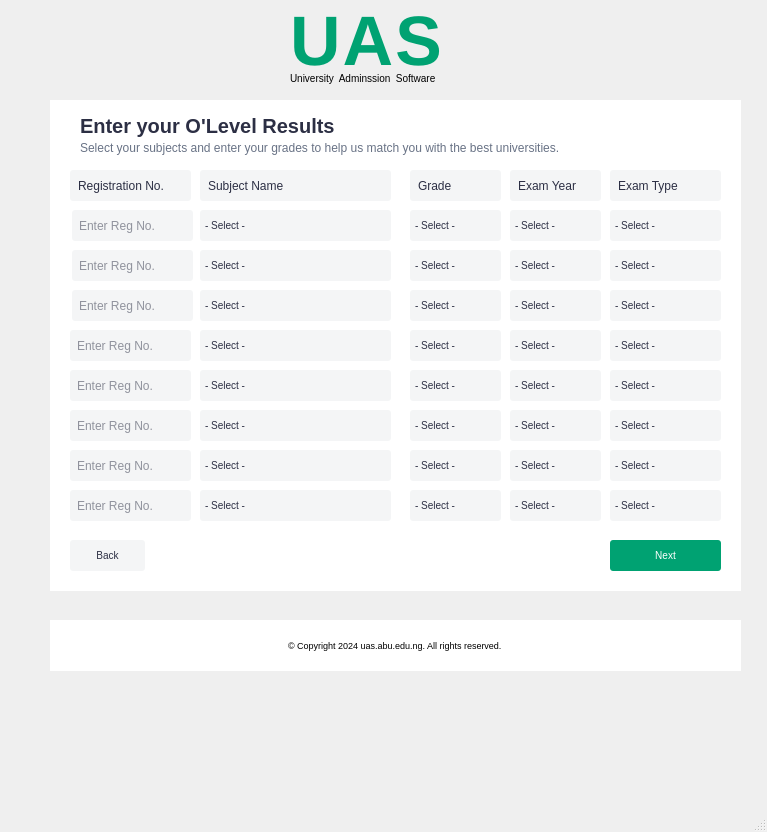
<?xml version="1.0" encoding="UTF-8"?>
<ui version="4.0">
 <class>OLevelResultWindow</class>
 <widget class="QMainWindow" name="OLevelResultWindow">
  <property name="geometry">
   <rect>
    <x>0</x>
    <y>0</y>
    <width>767</width>
    <height>832</height>
   </rect>
  </property>
  <property name="windowTitle">
   <string>MainWindow</string>
  </property>
  <property name="styleSheet">
   <string notr="true"/>
  </property>
  <widget class="QWidget" name="centralwidget">
   <widget class="QLabel" name="label">
    <property name="geometry">
     <rect>
      <x>290</x>
      <y>10</y>
      <width>151</width>
      <height>61</height>
     </rect>
    </property>
    <property name="styleSheet">
     <string notr="true">color:  #00A272;
font-size: 70px;
font-weight: bold; 
letter-spacing: 2px; 

</string>
    </property>
    <property name="text">
     <string>UAS</string>
    </property>
   </widget>
   <widget class="QLabel" name="label_2">
    <property name="geometry">
     <rect>
      <x>290</x>
      <y>70</y>
      <width>161</width>
      <height>16</height>
     </rect>
    </property>
    <property name="styleSheet">
     <string notr="true">font-size: 10px;</string>
    </property>
    <property name="text">
     <string>University  Adminssion  Software</string>
    </property>
   </widget>
   <widget class="QWidget" name="widget" native="true">
    <property name="geometry">
     <rect>
      <x>50</x>
      <y>100</y>
      <width>691</width>
      <height>491</height>
     </rect>
    </property>
    <property name="styleSheet">
     <string notr="true">background-color: white;</string>
    </property>
    <widget class="QLabel" name="label_8">
     <property name="geometry">
      <rect>
       <x>30</x>
       <y>10</y>
       <width>281</width>
       <height>31</height>
      </rect>
     </property>
     <property name="styleSheet">
      <string notr="true">font-weight: 600; 
color: #2C2F44;
font-size: 20px;</string>
     </property>
     <property name="text">
      <string>Enter your O'Level Results</string>
     </property>
    </widget>
    <widget class="QLabel" name="label_9">
     <property name="geometry">
      <rect>
       <x>30</x>
       <y>40</y>
       <width>541</width>
       <height>16</height>
      </rect>
     </property>
     <property name="styleSheet">
      <string notr="true">color: #687285;
</string>
     </property>
     <property name="text">
      <string>Select your subjects and enter your grades to help us match you with the best universities.</string>
     </property>
    </widget>
    <widget class="QLabel" name="label_10">
     <property name="geometry">
      <rect>
       <x>150</x>
       <y>70</y>
       <width>191</width>
       <height>31</height>
      </rect>
     </property>
     <property name="styleSheet">
      <string notr="true">background: #F4F5F6;
padding: 5px; 
border-radius: 3px;
color: #2C2F44;
font-weight: 400;
</string>
     </property>
     <property name="text">
      <string>Subject Name</string>
     </property>
    </widget>
    <widget class="QLabel" name="label_11">
     <property name="geometry">
      <rect>
       <x>360</x>
       <y>70</y>
       <width>91</width>
       <height>31</height>
      </rect>
     </property>
     <property name="styleSheet">
      <string notr="true">background: #F4F5F6;
padding: 5px; 
border-radius: 3px;
color: #2C2F44;
font-weight: 400;
</string>
     </property>
     <property name="text">
      <string>Grade</string>
     </property>
    </widget>
    <widget class="QLabel" name="label_12">
     <property name="geometry">
      <rect>
       <x>560</x>
       <y>70</y>
       <width>111</width>
       <height>31</height>
      </rect>
     </property>
     <property name="styleSheet">
      <string notr="true">background: #F4F5F6;
padding: 5px; 
border-radius: 3px;
color: #2C2F44;
font-weight: 400;
</string>
     </property>
     <property name="text">
      <string>Exam Type</string>
     </property>
    </widget>
    <widget class="QLabel" name="label_13">
     <property name="geometry">
      <rect>
       <x>460</x>
       <y>70</y>
       <width>91</width>
       <height>31</height>
      </rect>
     </property>
     <property name="styleSheet">
      <string notr="true">background: #F4F5F6;
padding: 5px; 
border-radius: 3px;
color: #2C2F44;
font-weight: 400;
</string>
     </property>
     <property name="text">
      <string>Exam Year</string>
     </property>
    </widget>
    <widget class="QComboBox" name="cmbSubject_1">
     <property name="geometry">
      <rect>
       <x>150</x>
       <y>110</y>
       <width>191</width>
       <height>31</height>
      </rect>
     </property>
     <property name="styleSheet">
      <string notr="true">#cmbSubject_1 {background: #F4F5F6;
	padding: 5px; 
	border-radius: 3px;
	color: #2C2F44;
	font-weight: 400;
	font-size: 10px;
	
	}
	
		
		#cmbSubject_1::drop-down {
			border: 0px;
		}
		
		#cmbSubject_1::down-arrow {
			image: url(:/icon/arrow-204-32.ico);
			width: 12px;
			height: 12px;
			margin-right:15px;
		}
		
		#cmbSubject_1:on {
			 border: 2px solid #18C474;
		 }
		
		QComboBox QListView {
			font-size: 12px;
			border:1px solid rgba(0,0,0,10%);
			padding:5px;
			background-color: #fff;
			outline: 0px;  
		}
		
		QComboBox QListView::item{
			padding-left:10px;
			background-color:#FFFFFF;
		}
		QComboBox QListView::item:hover{
		   background-color:#1e90ff;
		}
		QComboBox QListView::item:selected{
		   background-color:#1e90ff;
		}
	</string>
     </property>
     <item>
      <property name="text">
       <string>- Select - </string>
      </property>
     </item>
    </widget>
    <widget class="QComboBox" name="cmbSubject_2">
     <property name="geometry">
      <rect>
       <x>150</x>
       <y>150</y>
       <width>191</width>
       <height>31</height>
      </rect>
     </property>
     <property name="styleSheet">
      <string notr="true">#cmbSubject_2 {background: #F4F5F6;
	padding: 5px; 
	border-radius: 3px;
	color: #2C2F44;
	font-weight: 400;
	font-size: 10px;
	
	}
	
		
		#cmbSubject_2::drop-down {
			border: 0px;
		}
		
		#cmbSubject_2::down-arrow {
			image: url(:/icon/arrow-204-32.ico);
			width: 12px;
			height: 12px;
			margin-right:15px;
		}
		
		#cmbSubject_2:on {
			 border: 2px solid #18C474;
		 }
		
		QComboBox QListView {
			font-size: 12px;
			border:1px solid rgba(0,0,0,10%);
			padding:5px;
			background-color: #fff;
			outline: 0px;  
		}
		
		QComboBox QListView::item{
			padding-left:10px;
			background-color:#FFFFFF;
		}
		QComboBox QListView::item:hover{
		   background-color:#1e90ff;
		}
		QComboBox QListView::item:selected{
		   background-color:#1e90ff;
		}
	</string>
     </property>
     <item>
      <property name="text">
       <string>- Select - </string>
      </property>
     </item>
    </widget>
    <widget class="QComboBox" name="cmbSubject_3">
     <property name="geometry">
      <rect>
       <x>150</x>
       <y>190</y>
       <width>191</width>
       <height>31</height>
      </rect>
     </property>
     <property name="styleSheet">
      <string notr="true">#cmbSubject_3 {background: #F4F5F6;
	padding: 5px; 
	border-radius: 3px;
	color: #2C2F44;
	font-weight: 400;
	font-size: 10px;
	
	}
	
		
		#cmbSubject_3::drop-down {
			border: 0px;
		}
		
		#cmbSubject_3::down-arrow {
			image: url(:/icon/arrow-204-32.ico);
			width: 12px;
			height: 12px;
			margin-right:15px;
		}
		
		#cmbSubject_3:on {
			 border: 2px solid #18C474;
		 }
		
		QComboBox QListView {
			font-size: 12px;
			border:1px solid rgba(0,0,0,10%);
			padding:5px;
			background-color: #fff;
			outline: 0px;  
		}
		
		QComboBox QListView::item{
			padding-left:10px;
			background-color:#FFFFFF;
		}
		QComboBox QListView::item:hover{
		   background-color:#1e90ff;
		}
		QComboBox QListView::item:selected{
		   background-color:#1e90ff;
		}
	</string>
     </property>
     <item>
      <property name="text">
       <string>- Select - </string>
      </property>
     </item>
    </widget>
    <widget class="QComboBox" name="cmbSubject_4">
     <property name="geometry">
      <rect>
       <x>150</x>
       <y>230</y>
       <width>191</width>
       <height>31</height>
      </rect>
     </property>
     <property name="styleSheet">
      <string notr="true">#cmbSubject_4 {background: #F4F5F6;
	padding: 5px; 
	border-radius: 3px;
	color: #2C2F44;
	font-weight: 400;
	font-size: 10px;
	
	}
	
		
		#cmbSubject_4::drop-down {
			border: 0px;
		}
		
		#cmbSubject_4::down-arrow {
			image: url(:/icon/arrow-204-32.ico);
			width: 12px;
			height: 12px;
			margin-right:15px;
		}
		
		#cmbSubject_4:on {
			 border: 2px solid #18C474;
		 }
		
		QComboBox QListView {
			font-size: 12px;
			border:1px solid rgba(0,0,0,10%);
			padding:5px;
			background-color: #fff;
			outline: 0px;  
		}
		
		QComboBox QListView::item{
			padding-left:10px;
			background-color:#FFFFFF;
		}
		QComboBox QListView::item:hover{
		   background-color:#1e90ff;
		}
		QComboBox QListView::item:selected{
		   background-color:#1e90ff;
		}
	</string>
     </property>
     <item>
      <property name="text">
       <string>- Select - </string>
      </property>
     </item>
    </widget>
    <widget class="QComboBox" name="cmbSubject_5">
     <property name="geometry">
      <rect>
       <x>150</x>
       <y>270</y>
       <width>191</width>
       <height>31</height>
      </rect>
     </property>
     <property name="styleSheet">
      <string notr="true">#cmbSubject_5 {background: #F4F5F6;
	padding: 5px; 
	border-radius: 3px;
	color: #2C2F44;
	font-weight: 400;
	font-size: 10px;
	
	}
	
		
		#cmbSubject_5::drop-down {
			border: 0px;
		}
		
		#cmbSubject_5::down-arrow {
			image: url(:/icon/arrow-204-32.ico);
			width: 12px;
			height: 12px;
			margin-right:15px;
		}
		
		#cmbSubject_5:on {
			 border: 2px solid #18C474;
		 }
		
		QComboBox QListView {
			font-size: 12px;
			border:1px solid rgba(0,0,0,10%);
			padding:5px;
			background-color: #fff;
			outline: 0px;  
		}
		
		QComboBox QListView::item{
			padding-left:10px;
			background-color:#FFFFFF;
		}
		QComboBox QListView::item:hover{
		   background-color:#1e90ff;
		}
		QComboBox QListView::item:selected{
		   background-color:#1e90ff;
		}
	</string>
     </property>
     <item>
      <property name="text">
       <string>- Select - </string>
      </property>
     </item>
    </widget>
    <widget class="QComboBox" name="cmbSubject_6">
     <property name="geometry">
      <rect>
       <x>150</x>
       <y>310</y>
       <width>191</width>
       <height>31</height>
      </rect>
     </property>
     <property name="styleSheet">
      <string notr="true">#cmbSubject_6 {background: #F4F5F6;
	padding: 5px; 
	border-radius: 3px;
	color: #2C2F44;
	font-weight: 400;
	font-size: 10px;
	
	}
	
		
		#cmbSubject_6::drop-down {
			border: 0px;
		}
		
		#cmbSubject_6::down-arrow {
			image: url(:/icon/arrow-204-32.ico);
			width: 12px;
			height: 12px;
			margin-right:15px;
		}
		
		#cmbSubject_6:on {
			 border: 2px solid #18C474;
		 }
		
		QComboBox QListView {
			font-size: 12px;
			border:1px solid rgba(0,0,0,10%);
			padding:5px;
			background-color: #fff;
			outline: 0px;  
		}
		
		QComboBox QListView::item{
			padding-left:10px;
			background-color:#FFFFFF;
		}
		QComboBox QListView::item:hover{
		   background-color:#1e90ff;
		}
		QComboBox QListView::item:selected{
		   background-color:#1e90ff;
		}
	</string>
     </property>
     <item>
      <property name="text">
       <string>- Select - </string>
      </property>
     </item>
    </widget>
    <widget class="QComboBox" name="cmbSubject_7">
     <property name="geometry">
      <rect>
       <x>150</x>
       <y>350</y>
       <width>191</width>
       <height>31</height>
      </rect>
     </property>
     <property name="styleSheet">
      <string notr="true">#cmbSubject_7 {background: #F4F5F6;
	padding: 5px; 
	border-radius: 3px;
	color: #2C2F44;
	font-weight: 400;
	font-size: 10px;
	
	}
	
		
		#cmbSubject_7::drop-down {
			border: 0px;
		}
		
		#cmbSubject_7::down-arrow {
			image: url(:/icon/arrow-204-32.ico);
			width: 12px;
			height: 12px;
			margin-right:15px;
		}
		
		#cmbSubject_7:on {
			 border: 2px solid #18C474;
		 }
		
		QComboBox QListView {
			font-size: 12px;
			border:1px solid rgba(0,0,0,10%);
			padding:5px;
			background-color: #fff;
			outline: 0px;  
		}
		
		QComboBox QListView::item{
			padding-left:10px;
			background-color:#FFFFFF;
		}
		QComboBox QListView::item:hover{
		   background-color:#1e90ff;
		}
		QComboBox QListView::item:selected{
		   background-color:#1e90ff;
		}
	</string>
     </property>
     <item>
      <property name="text">
       <string>- Select - </string>
      </property>
     </item>
    </widget>
    <widget class="QComboBox" name="cmbSubject_8">
     <property name="geometry">
      <rect>
       <x>150</x>
       <y>390</y>
       <width>191</width>
       <height>31</height>
      </rect>
     </property>
     <property name="styleSheet">
      <string notr="true">#cmbSubject_8 {background: #F4F5F6;
	padding: 5px; 
	border-radius: 3px;
	color: #2C2F44;
	font-weight: 400;
	font-size: 10px;
	
	}
	
		
		#cmbSubject_8::drop-down {
			border: 0px;
		}
		
		#cmbSubject_8::down-arrow {
			image: url(:/icon/arrow-204-32.ico);
			width: 12px;
			height: 12px;
			margin-right:15px;
		}
		
		#cmbSubject_8:on {
			 border: 2px solid #18C474;
		 }
		
		QComboBox QListView {
			font-size: 12px;
			border:1px solid rgba(0,0,0,10%);
			padding:5px;
			background-color: #fff;
			outline: 0px;  
		}
		
		QComboBox QListView::item{
			padding-left:10px;
			background-color:#FFFFFF;
		}
		QComboBox QListView::item:hover{
		   background-color:#1e90ff;
		}
		QComboBox QListView::item:selected{
		   background-color:#1e90ff;
		}
	</string>
     </property>
     <item>
      <property name="text">
       <string>- Select - </string>
      </property>
     </item>
    </widget>
    <widget class="QComboBox" name="grade_1">
     <property name="geometry">
      <rect>
       <x>360</x>
       <y>110</y>
       <width>91</width>
       <height>31</height>
      </rect>
     </property>
     <property name="styleSheet">
      <string notr="true">	QComboBox {background: #F4F5F6;
padding: 5px; 
border-radius: 3px;
color: #2C2F44;
font-weight: 400;
font-size: 10px;

}

	
	QComboBox::drop-down {
		border: 0px;
	}
	
	QComboBox::down-arrow {
		image: url(:/icon/arrow-204-32.ico);
		width: 12px;
		height: 12px;
		margin-right:15px;
	}
	
	QComboBox:on {
		 border: 2px solid #18C474;
	 }
	
	QComboBox QListView {
		font-size: 12px;
		border:1px solid rgba(0,0,0,10%);
		padding:5px;
		background-color: #fff;
		outline: 0px;  
	}
	
	QComboBox QListView::item{
		padding-left:10px;
		background-color:#FFFFFF;
	}
	QComboBox QListView::item:hover{
	   background-color:#1e90ff;
	}
	QComboBox QListView::item:selected{
	   background-color:#1e90ff;
	}
</string>
     </property>
     <item>
      <property name="text">
       <string>- Select - </string>
      </property>
     </item>
    </widget>
    <widget class="QComboBox" name="grade_2">
     <property name="geometry">
      <rect>
       <x>360</x>
       <y>150</y>
       <width>91</width>
       <height>31</height>
      </rect>
     </property>
     <property name="styleSheet">
      <string notr="true">	QComboBox {background: #F4F5F6;
padding: 5px; 
border-radius: 3px;
color: #2C2F44;
font-weight: 400;
font-size: 10px;

}

	
	QComboBox::drop-down {
		border: 0px;
	}
	
	QComboBox::down-arrow {
		image: url(:/icon/arrow-204-32.ico);
		width: 12px;
		height: 12px;
		margin-right:15px;
	}
	
	QComboBox:on {
		 border: 2px solid #18C474;
	 }
	
	QComboBox QListView {
		font-size: 12px;
		border:1px solid rgba(0,0,0,10%);
		padding:5px;
		background-color: #fff;
		outline: 0px;  
	}
	
	QComboBox QListView::item{
		padding-left:10px;
		background-color:#FFFFFF;
	}
	QComboBox QListView::item:hover{
	   background-color:#1e90ff;
	}
	QComboBox QListView::item:selected{
	   background-color:#1e90ff;
	}
</string>
     </property>
     <item>
      <property name="text">
       <string>- Select - </string>
      </property>
     </item>
    </widget>
    <widget class="QComboBox" name="grade_3">
     <property name="geometry">
      <rect>
       <x>360</x>
       <y>190</y>
       <width>91</width>
       <height>31</height>
      </rect>
     </property>
     <property name="styleSheet">
      <string notr="true">	QComboBox {background: #F4F5F6;
padding: 5px; 
border-radius: 3px;
color: #2C2F44;
font-weight: 400;
font-size: 10px;

}

	
	QComboBox::drop-down {
		border: 0px;
	}
	
	QComboBox::down-arrow {
		image: url(:/icon/arrow-204-32.ico);
		width: 12px;
		height: 12px;
		margin-right:15px;
	}
	
	QComboBox:on {
		 border: 2px solid #18C474;
	 }
	
	QComboBox QListView {
		font-size: 12px;
		border:1px solid rgba(0,0,0,10%);
		padding:5px;
		background-color: #fff;
		outline: 0px;  
	}
	
	QComboBox QListView::item{
		padding-left:10px;
		background-color:#FFFFFF;
	}
	QComboBox QListView::item:hover{
	   background-color:#1e90ff;
	}
	QComboBox QListView::item:selected{
	   background-color:#1e90ff;
	}
</string>
     </property>
     <item>
      <property name="text">
       <string>- Select - </string>
      </property>
     </item>
    </widget>
    <widget class="QComboBox" name="grade_4">
     <property name="geometry">
      <rect>
       <x>360</x>
       <y>230</y>
       <width>91</width>
       <height>31</height>
      </rect>
     </property>
     <property name="styleSheet">
      <string notr="true">	QComboBox {background: #F4F5F6;
padding: 5px; 
border-radius: 3px;
color: #2C2F44;
font-weight: 400;
font-size: 10px;

}

	
	QComboBox::drop-down {
		border: 0px;
	}
	
	QComboBox::down-arrow {
		image: url(:/icon/arrow-204-32.ico);
		width: 12px;
		height: 12px;
		margin-right:15px;
	}
	
	QComboBox:on {
		 border: 2px solid #18C474;
	 }
	
	QComboBox QListView {
		font-size: 12px;
		border:1px solid rgba(0,0,0,10%);
		padding:5px;
		background-color: #fff;
		outline: 0px;  
	}
	
	QComboBox QListView::item{
		padding-left:10px;
		background-color:#FFFFFF;
	}
	QComboBox QListView::item:hover{
	   background-color:#1e90ff;
	}
	QComboBox QListView::item:selected{
	   background-color:#1e90ff;
	}
</string>
     </property>
     <item>
      <property name="text">
       <string>- Select - </string>
      </property>
     </item>
    </widget>
    <widget class="QComboBox" name="grade_5">
     <property name="geometry">
      <rect>
       <x>360</x>
       <y>270</y>
       <width>91</width>
       <height>31</height>
      </rect>
     </property>
     <property name="styleSheet">
      <string notr="true">	QComboBox {background: #F4F5F6;
padding: 5px; 
border-radius: 3px;
color: #2C2F44;
font-weight: 400;
font-size: 10px;

}

	
	QComboBox::drop-down {
		border: 0px;
	}
	
	QComboBox::down-arrow {
		image: url(:/icon/arrow-204-32.ico);
		width: 12px;
		height: 12px;
		margin-right:15px;
	}
	
	QComboBox:on {
		 border: 2px solid #18C474;
	 }
	
	QComboBox QListView {
		font-size: 12px;
		border:1px solid rgba(0,0,0,10%);
		padding:5px;
		background-color: #fff;
		outline: 0px;  
	}
	
	QComboBox QListView::item{
		padding-left:10px;
		background-color:#FFFFFF;
	}
	QComboBox QListView::item:hover{
	   background-color:#1e90ff;
	}
	QComboBox QListView::item:selected{
	   background-color:#1e90ff;
	}
</string>
     </property>
     <item>
      <property name="text">
       <string>- Select - </string>
      </property>
     </item>
    </widget>
    <widget class="QComboBox" name="grade_6">
     <property name="geometry">
      <rect>
       <x>360</x>
       <y>310</y>
       <width>91</width>
       <height>31</height>
      </rect>
     </property>
     <property name="styleSheet">
      <string notr="true">	QComboBox {background: #F4F5F6;
padding: 5px; 
border-radius: 3px;
color: #2C2F44;
font-weight: 400;
font-size: 10px;

}

	
	QComboBox::drop-down {
		border: 0px;
	}
	
	QComboBox::down-arrow {
		image: url(:/icon/arrow-204-32.ico);
		width: 12px;
		height: 12px;
		margin-right:15px;
	}
	
	QComboBox:on {
		 border: 2px solid #18C474;
	 }
	
	QComboBox QListView {
		font-size: 12px;
		border:1px solid rgba(0,0,0,10%);
		padding:5px;
		background-color: #fff;
		outline: 0px;  
	}
	
	QComboBox QListView::item{
		padding-left:10px;
		background-color:#FFFFFF;
	}
	QComboBox QListView::item:hover{
	   background-color:#1e90ff;
	}
	QComboBox QListView::item:selected{
	   background-color:#1e90ff;
	}
</string>
     </property>
     <item>
      <property name="text">
       <string>- Select - </string>
      </property>
     </item>
    </widget>
    <widget class="QComboBox" name="grade_7">
     <property name="geometry">
      <rect>
       <x>360</x>
       <y>350</y>
       <width>91</width>
       <height>31</height>
      </rect>
     </property>
     <property name="styleSheet">
      <string notr="true">	QComboBox {background: #F4F5F6;
padding: 5px; 
border-radius: 3px;
color: #2C2F44;
font-weight: 400;
font-size: 10px;

}

	
	QComboBox::drop-down {
		border: 0px;
	}
	
	QComboBox::down-arrow {
		image: url(:/icon/arrow-204-32.ico);
		width: 12px;
		height: 12px;
		margin-right:15px;
	}
	
	QComboBox:on {
		 border: 2px solid #18C474;
	 }
	
	QComboBox QListView {
		font-size: 12px;
		border:1px solid rgba(0,0,0,10%);
		padding:5px;
		background-color: #fff;
		outline: 0px;  
	}
	
	QComboBox QListView::item{
		padding-left:10px;
		background-color:#FFFFFF;
	}
	QComboBox QListView::item:hover{
	   background-color:#1e90ff;
	}
	QComboBox QListView::item:selected{
	   background-color:#1e90ff;
	}
</string>
     </property>
     <item>
      <property name="text">
       <string>- Select - </string>
      </property>
     </item>
    </widget>
    <widget class="QComboBox" name="grade_8">
     <property name="geometry">
      <rect>
       <x>360</x>
       <y>390</y>
       <width>91</width>
       <height>31</height>
      </rect>
     </property>
     <property name="styleSheet">
      <string notr="true">	QComboBox {background: #F4F5F6;
padding: 5px; 
border-radius: 3px;
color: #2C2F44;
font-weight: 400;
font-size: 10px;

}

	
	QComboBox::drop-down {
		border: 0px;
	}
	
	QComboBox::down-arrow {
		image: url(:/icon/arrow-204-32.ico);
		width: 12px;
		height: 12px;
		margin-right:15px;
	}
	
	QComboBox:on {
		 border: 2px solid #18C474;
	 }
	
	QComboBox QListView {
		font-size: 12px;
		border:1px solid rgba(0,0,0,10%);
		padding:5px;
		background-color: #fff;
		outline: 0px;  
	}
	
	QComboBox QListView::item{
		padding-left:10px;
		background-color:#FFFFFF;
	}
	QComboBox QListView::item:hover{
	   background-color:#1e90ff;
	}
	QComboBox QListView::item:selected{
	   background-color:#1e90ff;
	}
</string>
     </property>
     <item>
      <property name="text">
       <string>- Select - </string>
      </property>
     </item>
    </widget>
    <widget class="QComboBox" name="year_7">
     <property name="geometry">
      <rect>
       <x>460</x>
       <y>350</y>
       <width>91</width>
       <height>31</height>
      </rect>
     </property>
     <property name="styleSheet">
      <string notr="true">	QComboBox {background: #F4F5F6;
padding: 5px; 
border-radius: 3px;
color: #2C2F44;
font-weight: 400;
font-size: 10px;

}

	
	QComboBox::drop-down {
		border: 0px;
	}
	
	QComboBox::down-arrow {
		image: url(:/icon/arrow-204-32.ico);
		width: 12px;
		height: 12px;
		margin-right:15px;
	}
	
	QComboBox:on {
		 border: 2px solid #18C474;
	 }
	
	QComboBox QListView {
		font-size: 12px;
		border:1px solid rgba(0,0,0,10%);
		padding:5px;
		background-color: #fff;
		outline: 0px;  
	}
	
	QComboBox QListView::item{
		padding-left:10px;
		background-color:#FFFFFF;
	}
	QComboBox QListView::item:hover{
	   background-color:#1e90ff;
	}
	QComboBox QListView::item:selected{
	   background-color:#1e90ff;
	}
</string>
     </property>
     <item>
      <property name="text">
       <string>- Select - </string>
      </property>
     </item>
    </widget>
    <widget class="QComboBox" name="year_2">
     <property name="geometry">
      <rect>
       <x>460</x>
       <y>150</y>
       <width>91</width>
       <height>31</height>
      </rect>
     </property>
     <property name="styleSheet">
      <string notr="true">	QComboBox {background: #F4F5F6;
padding: 5px; 
border-radius: 3px;
color: #2C2F44;
font-weight: 400;
font-size: 10px;

}

	
	QComboBox::drop-down {
		border: 0px;
	}
	
	QComboBox::down-arrow {
		image: url(:/icon/arrow-204-32.ico);
		width: 12px;
		height: 12px;
		margin-right:15px;
	}
	
	QComboBox:on {
		 border: 2px solid #18C474;
	 }
	
	QComboBox QListView {
		font-size: 12px;
		border:1px solid rgba(0,0,0,10%);
		padding:5px;
		background-color: #fff;
		outline: 0px;  
	}
	
	QComboBox QListView::item{
		padding-left:10px;
		background-color:#FFFFFF;
	}
	QComboBox QListView::item:hover{
	   background-color:#1e90ff;
	}
	QComboBox QListView::item:selected{
	   background-color:#1e90ff;
	}
</string>
     </property>
     <item>
      <property name="text">
       <string>- Select - </string>
      </property>
     </item>
    </widget>
    <widget class="QComboBox" name="year_3">
     <property name="geometry">
      <rect>
       <x>460</x>
       <y>190</y>
       <width>91</width>
       <height>31</height>
      </rect>
     </property>
     <property name="styleSheet">
      <string notr="true">	QComboBox {background: #F4F5F6;
padding: 5px; 
border-radius: 3px;
color: #2C2F44;
font-weight: 400;
font-size: 10px;

}

	
	QComboBox::drop-down {
		border: 0px;
	}
	
	QComboBox::down-arrow {
		image: url(:/icon/arrow-204-32.ico);
		width: 12px;
		height: 12px;
		margin-right:15px;
	}
	
	QComboBox:on {
		 border: 2px solid #18C474;
	 }
	
	QComboBox QListView {
		font-size: 12px;
		border:1px solid rgba(0,0,0,10%);
		padding:5px;
		background-color: #fff;
		outline: 0px;  
	}
	
	QComboBox QListView::item{
		padding-left:10px;
		background-color:#FFFFFF;
	}
	QComboBox QListView::item:hover{
	   background-color:#1e90ff;
	}
	QComboBox QListView::item:selected{
	   background-color:#1e90ff;
	}
</string>
     </property>
     <item>
      <property name="text">
       <string>- Select - </string>
      </property>
     </item>
    </widget>
    <widget class="QComboBox" name="year_4">
     <property name="geometry">
      <rect>
       <x>460</x>
       <y>230</y>
       <width>91</width>
       <height>31</height>
      </rect>
     </property>
     <property name="styleSheet">
      <string notr="true">	QComboBox {background: #F4F5F6;
padding: 5px; 
border-radius: 3px;
color: #2C2F44;
font-weight: 400;
font-size: 10px;

}

	
	QComboBox::drop-down {
		border: 0px;
	}
	
	QComboBox::down-arrow {
		image: url(:/icon/arrow-204-32.ico);
		width: 12px;
		height: 12px;
		margin-right:15px;
	}
	
	QComboBox:on {
		 border: 2px solid #18C474;
	 }
	
	QComboBox QListView {
		font-size: 12px;
		border:1px solid rgba(0,0,0,10%);
		padding:5px;
		background-color: #fff;
		outline: 0px;  
	}
	
	QComboBox QListView::item{
		padding-left:10px;
		background-color:#FFFFFF;
	}
	QComboBox QListView::item:hover{
	   background-color:#1e90ff;
	}
	QComboBox QListView::item:selected{
	   background-color:#1e90ff;
	}
</string>
     </property>
     <item>
      <property name="text">
       <string>- Select - </string>
      </property>
     </item>
    </widget>
    <widget class="QComboBox" name="year_1">
     <property name="geometry">
      <rect>
       <x>460</x>
       <y>110</y>
       <width>91</width>
       <height>31</height>
      </rect>
     </property>
     <property name="styleSheet">
      <string notr="true">	QComboBox {background: #F4F5F6;
padding: 5px; 
border-radius: 3px;
color: #2C2F44;
font-weight: 400;
font-size: 10px;

}

	
	QComboBox::drop-down {
		border: 0px;
	}
	
	QComboBox::down-arrow {
		image: url(:/icon/arrow-204-32.ico);
		width: 12px;
		height: 12px;
		margin-right:15px;
	}
	
	QComboBox:on {
		 border: 2px solid #18C474;
	 }
	
	QComboBox QListView {
		font-size: 12px;
		border:1px solid rgba(0,0,0,10%);
		padding:5px;
		background-color: #fff;
		outline: 0px;  
	}
	
	QComboBox QListView::item{
		padding-left:10px;
		background-color:#FFFFFF;
	}
	QComboBox QListView::item:hover{
	   background-color:#1e90ff;
	}
	QComboBox QListView::item:selected{
	   background-color:#1e90ff;
	}
</string>
     </property>
     <item>
      <property name="text">
       <string>- Select - </string>
      </property>
     </item>
    </widget>
    <widget class="QComboBox" name="year_6">
     <property name="geometry">
      <rect>
       <x>460</x>
       <y>310</y>
       <width>91</width>
       <height>31</height>
      </rect>
     </property>
     <property name="styleSheet">
      <string notr="true">	QComboBox {background: #F4F5F6;
padding: 5px; 
border-radius: 3px;
color: #2C2F44;
font-weight: 400;
font-size: 10px;

}

	
	QComboBox::drop-down {
		border: 0px;
	}
	
	QComboBox::down-arrow {
		image: url(:/icon/arrow-204-32.ico);
		width: 12px;
		height: 12px;
		margin-right:15px;
	}
	
	QComboBox:on {
		 border: 2px solid #18C474;
	 }
	
	QComboBox QListView {
		font-size: 12px;
		border:1px solid rgba(0,0,0,10%);
		padding:5px;
		background-color: #fff;
		outline: 0px;  
	}
	
	QComboBox QListView::item{
		padding-left:10px;
		background-color:#FFFFFF;
	}
	QComboBox QListView::item:hover{
	   background-color:#1e90ff;
	}
	QComboBox QListView::item:selected{
	   background-color:#1e90ff;
	}
</string>
     </property>
     <item>
      <property name="text">
       <string>- Select - </string>
      </property>
     </item>
    </widget>
    <widget class="QComboBox" name="year_5">
     <property name="geometry">
      <rect>
       <x>460</x>
       <y>270</y>
       <width>91</width>
       <height>31</height>
      </rect>
     </property>
     <property name="styleSheet">
      <string notr="true">	QComboBox {background: #F4F5F6;
padding: 5px; 
border-radius: 3px;
color: #2C2F44;
font-weight: 400;
font-size: 10px;

}

	
	QComboBox::drop-down {
		border: 0px;
	}
	
	QComboBox::down-arrow {
		image: url(:/icon/arrow-204-32.ico);
		width: 12px;
		height: 12px;
		margin-right:15px;
	}
	
	QComboBox:on {
		 border: 2px solid #18C474;
	 }
	
	QComboBox QListView {
		font-size: 12px;
		border:1px solid rgba(0,0,0,10%);
		padding:5px;
		background-color: #fff;
		outline: 0px;  
	}
	
	QComboBox QListView::item{
		padding-left:10px;
		background-color:#FFFFFF;
	}
	QComboBox QListView::item:hover{
	   background-color:#1e90ff;
	}
	QComboBox QListView::item:selected{
	   background-color:#1e90ff;
	}
</string>
     </property>
     <item>
      <property name="text">
       <string>- Select - </string>
      </property>
     </item>
    </widget>
    <widget class="QComboBox" name="year_8">
     <property name="geometry">
      <rect>
       <x>460</x>
       <y>390</y>
       <width>91</width>
       <height>31</height>
      </rect>
     </property>
     <property name="styleSheet">
      <string notr="true">	QComboBox {background: #F4F5F6;
padding: 5px; 
border-radius: 3px;
color: #2C2F44;
font-weight: 400;
font-size: 10px;

}

	
	QComboBox::drop-down {
		border: 0px;
	}
	
	QComboBox::down-arrow {
		image: url(:/icon/arrow-204-32.ico);
		width: 12px;
		height: 12px;
		margin-right:15px;
	}
	
	QComboBox:on {
		 border: 2px solid #18C474;
	 }
	
	QComboBox QListView {
		font-size: 12px;
		border:1px solid rgba(0,0,0,10%);
		padding:5px;
		background-color: #fff;
		outline: 0px;  
	}
	
	QComboBox QListView::item{
		padding-left:10px;
		background-color:#FFFFFF;
	}
	QComboBox QListView::item:hover{
	   background-color:#1e90ff;
	}
	QComboBox QListView::item:selected{
	   background-color:#1e90ff;
	}
</string>
     </property>
     <item>
      <property name="text">
       <string>- Select - </string>
      </property>
     </item>
    </widget>
    <widget class="QComboBox" name="cmbExam_7">
     <property name="geometry">
      <rect>
       <x>560</x>
       <y>350</y>
       <width>111</width>
       <height>31</height>
      </rect>
     </property>
     <property name="styleSheet">
      <string notr="true">	QComboBox {background: #F4F5F6;
padding: 5px; 
border-radius: 3px;
color: #2C2F44;
font-weight: 400;
font-size: 10px;

}

	
	QComboBox::drop-down {
		border: 0px;
	}
	
	QComboBox::down-arrow {
		image: url(:/icon/arrow-204-32.ico);
		width: 12px;
		height: 12px;
		margin-right:15px;
	}
	
	QComboBox:on {
		 border: 2px solid #18C474;
	 }
	
	QComboBox QListView {
		font-size: 12px;
		border:1px solid rgba(0,0,0,10%);
		padding:5px;
		background-color: #fff;
		outline: 0px;  
	}
	
	QComboBox QListView::item{
		padding-left:10px;
		background-color:#FFFFFF;
	}
	QComboBox QListView::item:hover{
	   background-color:#1e90ff;
	}
	QComboBox QListView::item:selected{
	   background-color:#1e90ff;
	}
</string>
     </property>
     <item>
      <property name="text">
       <string>- Select - </string>
      </property>
     </item>
    </widget>
    <widget class="QComboBox" name="cmbExam_2">
     <property name="geometry">
      <rect>
       <x>560</x>
       <y>150</y>
       <width>111</width>
       <height>31</height>
      </rect>
     </property>
     <property name="styleSheet">
      <string notr="true">	QComboBox {background: #F4F5F6;
padding: 5px; 
border-radius: 3px;
color: #2C2F44;
font-weight: 400;
font-size: 10px;

}

	
	QComboBox::drop-down {
		border: 0px;
	}
	
	QComboBox::down-arrow {
		image: url(:/icon/arrow-204-32.ico);
		width: 12px;
		height: 12px;
		margin-right:15px;
	}
	
	QComboBox:on {
		 border: 2px solid #18C474;
	 }
	
	QComboBox QListView {
		font-size: 12px;
		border:1px solid rgba(0,0,0,10%);
		padding:5px;
		background-color: #fff;
		outline: 0px;  
	}
	
	QComboBox QListView::item{
		padding-left:10px;
		background-color:#FFFFFF;
	}
	QComboBox QListView::item:hover{
	   background-color:#1e90ff;
	}
	QComboBox QListView::item:selected{
	   background-color:#1e90ff;
	}
</string>
     </property>
     <item>
      <property name="text">
       <string>- Select - </string>
      </property>
     </item>
    </widget>
    <widget class="QComboBox" name="cmbExam_3">
     <property name="geometry">
      <rect>
       <x>560</x>
       <y>190</y>
       <width>111</width>
       <height>31</height>
      </rect>
     </property>
     <property name="styleSheet">
      <string notr="true">	QComboBox {background: #F4F5F6;
padding: 5px; 
border-radius: 3px;
color: #2C2F44;
font-weight: 400;
font-size: 10px;

}

	
	QComboBox::drop-down {
		border: 0px;
	}
	
	QComboBox::down-arrow {
		image: url(:/icon/arrow-204-32.ico);
		width: 12px;
		height: 12px;
		margin-right:15px;
	}
	
	QComboBox:on {
		 border: 2px solid #18C474;
	 }
	
	QComboBox QListView {
		font-size: 12px;
		border:1px solid rgba(0,0,0,10%);
		padding:5px;
		background-color: #fff;
		outline: 0px;  
	}
	
	QComboBox QListView::item{
		padding-left:10px;
		background-color:#FFFFFF;
	}
	QComboBox QListView::item:hover{
	   background-color:#1e90ff;
	}
	QComboBox QListView::item:selected{
	   background-color:#1e90ff;
	}
</string>
     </property>
     <item>
      <property name="text">
       <string>- Select - </string>
      </property>
     </item>
    </widget>
    <widget class="QComboBox" name="cmbExam_4">
     <property name="geometry">
      <rect>
       <x>560</x>
       <y>230</y>
       <width>111</width>
       <height>31</height>
      </rect>
     </property>
     <property name="styleSheet">
      <string notr="true">	QComboBox {background: #F4F5F6;
padding: 5px; 
border-radius: 3px;
color: #2C2F44;
font-weight: 400;
font-size: 10px;

}

	
	QComboBox::drop-down {
		border: 0px;
	}
	
	QComboBox::down-arrow {
		image: url(:/icon/arrow-204-32.ico);
		width: 12px;
		height: 12px;
		margin-right:15px;
	}
	
	QComboBox:on {
		 border: 2px solid #18C474;
	 }
	
	QComboBox QListView {
		font-size: 12px;
		border:1px solid rgba(0,0,0,10%);
		padding:5px;
		background-color: #fff;
		outline: 0px;  
	}
	
	QComboBox QListView::item{
		padding-left:10px;
		background-color:#FFFFFF;
	}
	QComboBox QListView::item:hover{
	   background-color:#1e90ff;
	}
	QComboBox QListView::item:selected{
	   background-color:#1e90ff;
	}
</string>
     </property>
     <item>
      <property name="text">
       <string>- Select - </string>
      </property>
     </item>
    </widget>
    <widget class="QComboBox" name="cmbExam_1">
     <property name="geometry">
      <rect>
       <x>560</x>
       <y>110</y>
       <width>111</width>
       <height>31</height>
      </rect>
     </property>
     <property name="styleSheet">
      <string notr="true">	QComboBox {background: #F4F5F6;
padding: 5px; 
border-radius: 3px;
color: #2C2F44;
font-weight: 400;
font-size: 10px;

}

	
	QComboBox::drop-down {
		border: 0px;
	}
	
	QComboBox::down-arrow {
		image: url(:/icon/arrow-204-32.ico);
		width: 12px;
		height: 12px;
		margin-right:15px;
	}
	
	QComboBox:on {
		 border: 2px solid #18C474;
	 }
	
	QComboBox QListView {
		font-size: 12px;
		border:1px solid rgba(0,0,0,10%);
		padding:5px;
		background-color: #fff;
		outline: 0px;  
	}
	
	QComboBox QListView::item{
		padding-left:10px;
		background-color:#FFFFFF;
	}
	QComboBox QListView::item:hover{
	   background-color:#1e90ff;
	}
	QComboBox QListView::item:selected{
	   background-color:#1e90ff;
	}
</string>
     </property>
     <item>
      <property name="text">
       <string>- Select - </string>
      </property>
     </item>
    </widget>
    <widget class="QComboBox" name="cmbExam_6">
     <property name="geometry">
      <rect>
       <x>560</x>
       <y>310</y>
       <width>111</width>
       <height>31</height>
      </rect>
     </property>
     <property name="styleSheet">
      <string notr="true">	QComboBox {background: #F4F5F6;
padding: 5px; 
border-radius: 3px;
color: #2C2F44;
font-weight: 400;
font-size: 10px;

}

	
	QComboBox::drop-down {
		border: 0px;
	}
	
	QComboBox::down-arrow {
		image: url(:/icon/arrow-204-32.ico);
		width: 12px;
		height: 12px;
		margin-right:15px;
	}
	
	QComboBox:on {
		 border: 2px solid #18C474;
	 }
	
	QComboBox QListView {
		font-size: 12px;
		border:1px solid rgba(0,0,0,10%);
		padding:5px;
		background-color: #fff;
		outline: 0px;  
	}
	
	QComboBox QListView::item{
		padding-left:10px;
		background-color:#FFFFFF;
	}
	QComboBox QListView::item:hover{
	   background-color:#1e90ff;
	}
	QComboBox QListView::item:selected{
	   background-color:#1e90ff;
	}
</string>
     </property>
     <item>
      <property name="text">
       <string>- Select - </string>
      </property>
     </item>
    </widget>
    <widget class="QComboBox" name="cmbExam_5">
     <property name="geometry">
      <rect>
       <x>560</x>
       <y>270</y>
       <width>111</width>
       <height>31</height>
      </rect>
     </property>
     <property name="styleSheet">
      <string notr="true">	QComboBox {background: #F4F5F6;
padding: 5px; 
border-radius: 3px;
color: #2C2F44;
font-weight: 400;
font-size: 10px;

}

	
	QComboBox::drop-down {
		border: 0px;
	}
	
	QComboBox::down-arrow {
		image: url(:/icon/arrow-204-32.ico);
		width: 12px;
		height: 12px;
		margin-right:15px;
	}
	
	QComboBox:on {
		 border: 2px solid #18C474;
	 }
	
	QComboBox QListView {
		font-size: 12px;
		border:1px solid rgba(0,0,0,10%);
		padding:5px;
		background-color: #fff;
		outline: 0px;  
	}
	
	QComboBox QListView::item{
		padding-left:10px;
		background-color:#FFFFFF;
	}
	QComboBox QListView::item:hover{
	   background-color:#1e90ff;
	}
	QComboBox QListView::item:selected{
	   background-color:#1e90ff;
	}
</string>
     </property>
     <item>
      <property name="text">
       <string>- Select - </string>
      </property>
     </item>
    </widget>
    <widget class="QComboBox" name="cmbExam_8">
     <property name="geometry">
      <rect>
       <x>560</x>
       <y>390</y>
       <width>111</width>
       <height>31</height>
      </rect>
     </property>
     <property name="styleSheet">
      <string notr="true">	QComboBox {background: #F4F5F6;
padding: 5px; 
border-radius: 3px;
color: #2C2F44;
font-weight: 400;
font-size: 10px;

}

	
	QComboBox::drop-down {
		border: 0px;
	}
	
	QComboBox::down-arrow {
		image: url(:/icon/arrow-204-32.ico);
		width: 12px;
		height: 12px;
		margin-right:15px;
	}
	
	QComboBox:on {
		 border: 2px solid #18C474;
	 }
	
	QComboBox QListView {
		font-size: 12px;
		border:1px solid rgba(0,0,0,10%);
		padding:5px;
		background-color: #fff;
		outline: 0px;  
	}
	
	QComboBox QListView::item{
		padding-left:10px;
		background-color:#FFFFFF;
	}
	QComboBox QListView::item:hover{
	   background-color:#1e90ff;
	}
	QComboBox QListView::item:selected{
	   background-color:#1e90ff;
	}
</string>
     </property>
     <item>
      <property name="text">
       <string>- Select - </string>
      </property>
     </item>
    </widget>
    <widget class="QPushButton" name="btnBack">
     <property name="geometry">
      <rect>
       <x>20</x>
       <y>440</y>
       <width>75</width>
       <height>31</height>
      </rect>
     </property>
     <property name="cursor">
      <cursorShape>PointingHandCursor</cursorShape>
     </property>
     <property name="styleSheet">
      <string notr="true">background: #F4F5F6;
padding: 5px; 
border-radius: 3px;
color: #2C2F44;
font-weight: 400;
font-size: 10px;

</string>
     </property>
     <property name="text">
      <string> Back </string>
     </property>
    </widget>
    <widget class="QPushButton" name="btnNext">
     <property name="geometry">
      <rect>
       <x>560</x>
       <y>440</y>
       <width>111</width>
       <height>31</height>
      </rect>
     </property>
     <property name="cursor">
      <cursorShape>PointingHandCursor</cursorShape>
     </property>
     <property name="styleSheet">
      <string notr="true">background: #00A272;
padding: 5px; 
border-radius: 3px;
color: #fff;
font-weight: 400;
font-size: 10px;

</string>
     </property>
     <property name="text">
      <string>Next</string>
     </property>
    </widget>
    <widget class="QLineEdit" name="lineEdit_3">
     <property name="geometry">
      <rect>
       <x>20</x>
       <y>270</y>
       <width>121</width>
       <height>31</height>
      </rect>
     </property>
     <property name="styleSheet">
      <string notr="true">background: #F4F5F6;
padding: 5px; 
border-radius: 3px;
color: #2C2F44;
font-weight: 400;
</string>
     </property>
     <property name="placeholderText">
      <string>Enter Reg No.</string>
     </property>
    </widget>
    <widget class="QLineEdit" name="lineEdit_4">
     <property name="geometry">
      <rect>
       <x>20</x>
       <y>310</y>
       <width>121</width>
       <height>31</height>
      </rect>
     </property>
     <property name="styleSheet">
      <string notr="true">background: #F4F5F6;
padding: 5px; 
border-radius: 3px;
color: #2C2F44;
font-weight: 400;
</string>
     </property>
     <property name="placeholderText">
      <string>Enter Reg No.</string>
     </property>
    </widget>
    <widget class="QLineEdit" name="lineEdit_8">
     <property name="geometry">
      <rect>
       <x>20</x>
       <y>350</y>
       <width>121</width>
       <height>31</height>
      </rect>
     </property>
     <property name="styleSheet">
      <string notr="true">background: #F4F5F6;
padding: 5px; 
border-radius: 3px;
color: #2C2F44;
font-weight: 400;
</string>
     </property>
     <property name="placeholderText">
      <string>Enter Reg No.</string>
     </property>
    </widget>
    <widget class="QLineEdit" name="lineEdit_9">
     <property name="geometry">
      <rect>
       <x>20</x>
       <y>390</y>
       <width>121</width>
       <height>31</height>
      </rect>
     </property>
     <property name="styleSheet">
      <string notr="true">background: #F4F5F6;
padding: 5px; 
border-radius: 3px;
color: #2C2F44;
font-weight: 400;
</string>
     </property>
     <property name="placeholderText">
      <string>Enter Reg No.</string>
     </property>
    </widget>
    <widget class="QLineEdit" name="lineEdit_10">
     <property name="geometry">
      <rect>
       <x>22</x>
       <y>110</y>
       <width>121</width>
       <height>31</height>
      </rect>
     </property>
     <property name="styleSheet">
      <string notr="true">background: #F4F5F6;
padding: 5px; 
border-radius: 3px;
color: #2C2F44;
font-weight: 400;
</string>
     </property>
     <property name="placeholderText">
      <string>Enter Reg No.</string>
     </property>
    </widget>
    <widget class="QLineEdit" name="lineEdit_11">
     <property name="geometry">
      <rect>
       <x>22</x>
       <y>150</y>
       <width>121</width>
       <height>31</height>
      </rect>
     </property>
     <property name="styleSheet">
      <string notr="true">background: #F4F5F6;
padding: 5px; 
border-radius: 3px;
color: #2C2F44;
font-weight: 400;
</string>
     </property>
     <property name="placeholderText">
      <string>Enter Reg No.</string>
     </property>
    </widget>
    <widget class="QLineEdit" name="lineEdit_12">
     <property name="geometry">
      <rect>
       <x>22</x>
       <y>190</y>
       <width>121</width>
       <height>31</height>
      </rect>
     </property>
     <property name="styleSheet">
      <string notr="true">background: #F4F5F6;
padding: 5px; 
border-radius: 3px;
color: #2C2F44;
font-weight: 400;
</string>
     </property>
     <property name="placeholderText">
      <string>Enter Reg No.</string>
     </property>
    </widget>
    <widget class="QLineEdit" name="lineEdit_13">
     <property name="geometry">
      <rect>
       <x>20</x>
       <y>230</y>
       <width>121</width>
       <height>31</height>
      </rect>
     </property>
     <property name="styleSheet">
      <string notr="true">background: #F4F5F6;
padding: 5px; 
border-radius: 3px;
color: #2C2F44;
font-weight: 400;
</string>
     </property>
     <property name="placeholderText">
      <string>Enter Reg No.</string>
     </property>
    </widget>
    <widget class="QLabel" name="label_14">
     <property name="geometry">
      <rect>
       <x>20</x>
       <y>70</y>
       <width>121</width>
       <height>31</height>
      </rect>
     </property>
     <property name="styleSheet">
      <string notr="true">background: #F4F5F6;
padding: 5px; 
border-radius: 3px;
color: #2C2F44;
font-weight: 400;
</string>
     </property>
     <property name="text">
      <string>Registration No.</string>
     </property>
    </widget>
   </widget>
   <widget class="QLineEdit" name="lineEdit_2">
    <property name="geometry">
     <rect>
      <x>50</x>
      <y>620</y>
      <width>691</width>
      <height>51</height>
     </rect>
    </property>
    <property name="font">
     <font>
      <family>Arial</family>
      <pointsize>7</pointsize>
     </font>
    </property>
    <property name="styleSheet">
     <string notr="true">text-align: center;</string>
    </property>
    <property name="text">
     <string>© Copyright 2024 uas.abu.edu.ng. All rights reserved.</string>
    </property>
    <property name="frame">
     <bool>false</bool>
    </property>
    <property name="alignment">
     <set>Qt::AlignCenter</set>
    </property>
    <property name="clearButtonEnabled">
     <bool>false</bool>
    </property>
   </widget>
  </widget>
  <widget class="QStatusBar" name="statusbar"/>
 </widget>
 <resources>
  <include location="resource.qrc"/>
 </resources>
 <connections/>
</ui>
